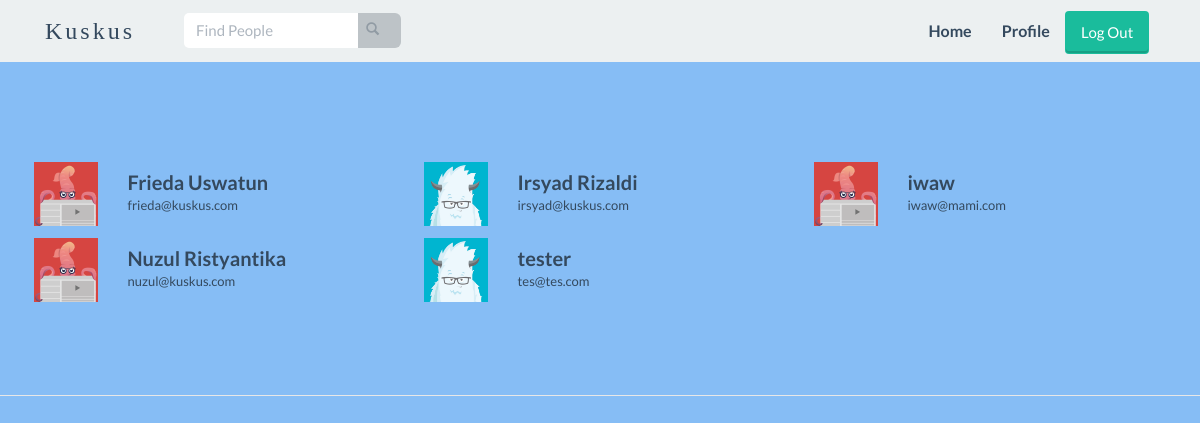
Screenshot of /search.php with the database file from the repository.
### tables this page shows
CREATE TABLE `user` (
  `id` int(10) unsigned NOT NULL AUTO_INCREMENT COMMENT 'id user',
  `name` varchar(64) NOT NULL COMMENT 'nama lengkap',
  `email` varchar(64) NOT NULL COMMENT 'email',
  `pass` char(32) NOT NULL COMMENT 'password',
  `gender` char(1) NOT NULL COMMENT 'M(male) or F(female)',
  `avatar` varchar(64) DEFAULT NULL,
  PRIMARY KEY (`id`),
  UNIQUE KEY `email` (`email`)
);

### api.php (called while the page is built, shortened)
<?php
	require_once('db_connect.php');
	function search($keyword){
		global $db;
		$db->next_result();
		$result = $db->query("CALL search('$keyword');");
		$crow = array();
		while($row = $result->fetch_assoc()) array_push($crow, $row);
		return $crow;
	}
?>

### search.php (the view, shortened to what this page needs)
<?php
	require_once('api.php');
?>
<!doctype html>
<html>
<head>
    <link href="css/bootstrap.min.css" rel="stylesheet">
    <link href="font-awesome/css/font-awesome.min.css" rel="stylesheet">
    <link href="css/general.css" rel="stylesheet">
    <link href="css/custom.css" rel="stylesheet">
	<link href="css/owl.carousel.css" rel="stylesheet">
    <link href="css/owl.theme.css" rel="stylesheet">
	<link href="css/style.css" rel="stylesheet">
	<link href="css/animate.css" rel="stylesheet">
	<link rel="stylesheet" href="css/magnific-popup.css">
</head>
<body id="home">
	<nav class="navbar-default" role="navigation">
		<div class="container">
			<div class="navbar-header">
				<a class="navbar-brand" href="/kuskus-master/home.php">Kuskus</a>
			</div>
			<div class="col-sm-3 col-md-3" style="margin-top:4px;">
				<form class="navbar-form" role="search" method="get" action="search.php">
					<div class="input-group">
						<input type="text" class="form-control" placeholder="Find People" name="search">
						<div class="input-group-btn">
							<button class="btn btn-default" type="submit"><i class="glyphicon glyphicon-search"></i></button>
						</div>
					</div>
				</form>
			</div>
			<div class="collapse navbar-collapse navbar-right navbar-ex1-collapse">
				<ul class="nav navbar-nav">
					<li class="menuItem"><a href="home.php">Home</a></li>
					<li class="menuItem"><a href="profile.php?id=<?php echo $_SESSION['id_user'] ?>">Profile</a></li>
					<li><form method="get" action="" role="logout">
						<button name="logout" type="submit" class="btn wow tada btn-embossed btn-primary" value="logout" style="margin-top: 11px">Log Out</button>
					</form></li>
				</ul>
			</div>
		</div>
	</nav>
	<div id="post" class="content-section-b" style="border-top: 0">
		<div class="container">
			<?php
				$sres = search($_GET['search']);
				for($i=0; $i<count($sres); ){
					echo "<div class=\"row\" style=\"margin-top:10px;\">";
					for($j=0; $j<3 && $i<count($sres); $j++, $i++){
						$user = $sres[$i];
						$echo =
							"<a href=\"profile.php?id=$user[id]\">
							<div class=\"col-sm-1 wow bounceIn text-right\">
								<img src=\"$user[avatar]\" style=\"width: 64px; length:64px;\">
							</div>
							<div class=\"col-sm-3 wow bounceIn text-left\">
								<h4 style=\"margin-top:10px;margin-bottom:5px;\">$user[name]</h4>
								<h6 style=\"margin-top:0px;\">$user[email]<h6>
							</div>
							</a>";
						echo $echo;
					}
					echo "</div>";
				}
			?>
		</div>
	</div>
</body>
</html>

### css/general.css (style rules this page uses)
body, html { height: 100%; width: 100%; overflow-x:hidden; }
.glyphicon { margin-right: 10px; }
.btn-primary { border-color: rgba(52, 73, 94, 0); }
.navbar-default { position: relative; min-height: 60px; width: 100%; z-index: 999; }
.navbar-default .navbar-nav>li>a { color: #ffffff; }
.navbar-default .navbar-brand { color: #ffffff; }
.navbar-brand { font-family: arvo; letter-spacing: 3px; font-weight: 400 !important; }
.content-section-b { border-top: 1px solid #e7e7e7; border-bottom: 1px solid #e7e7e7; padding: 90px 0; }

### rows the page displays
user: avatar (placeholder picture), name "Frieda Uswatun", email "frieda@kuskus.com"
user: avatar (placeholder picture), name "Irsyad Rizaldi", email "irsyad@kuskus.com"
user: avatar (placeholder picture), name "iwaw", email "iwaw@mami.com"
user: avatar (placeholder picture), name "Nuzul Ristyantika", email "nuzul@kuskus.com"
user: avatar (placeholder picture), name "tester", email "tes@tes.com"
